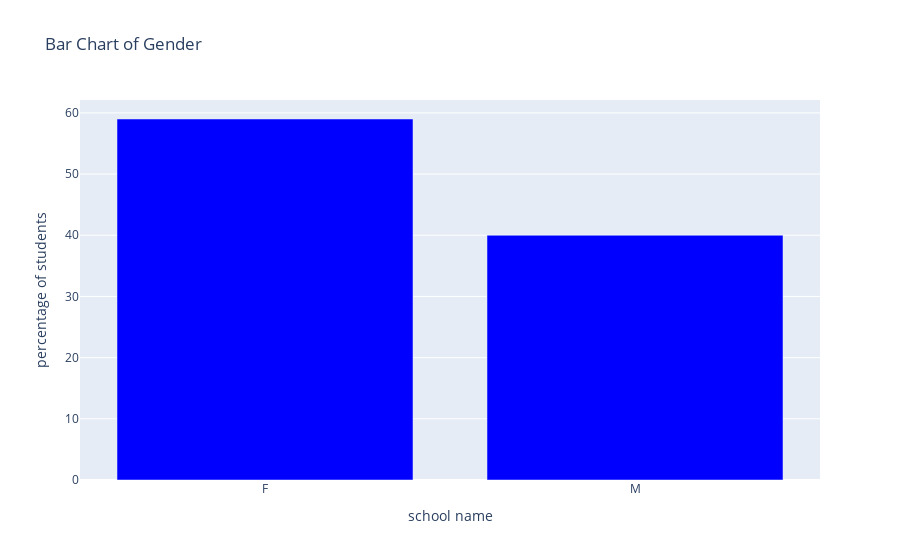

Source (notebook cell):
### Code cell
# Create bar chart figure
col_values = df[df_coloumns[1]].value_counts()
col_values = (col_values*100)//df.shape[0]
col_groups = col_values.index
fig = go.Figure(go.Bar(
    x= col_groups,
    y=col_values,
    marker_color="blue"
))

# Set overall title and axes labels
fig.update_layout(
    title_text=f'Bar Chart of {df_coloumns[1]}',
    xaxis_title='Gender',
    yaxis_title='percentage of students',
)

# Style subplot
fig.update_layout(
    hovermode='x',  # Enable hover interaction
)

fig.show()

### Figure 1 — Plotly figure (JSON) as saved in the notebook; plotly's stock layout.template omitted (floating-point values rounded to 4 significant figures)
{"data": [{"marker": {"color": "blue"}, "type": "bar", "x": ["F", "M"], "y": [59, 40]}], "layout": {"hovermode": "x", "title": {"text": "Bar Chart of Gender"}, "xaxis": {"title": {"text": "school name"}}, "yaxis": {"title": {"text": "percentage of students"}}}}
